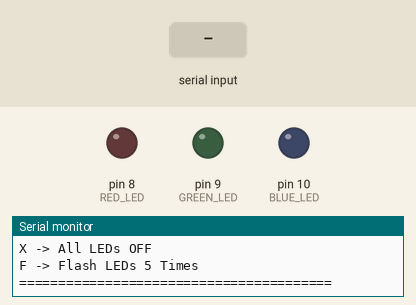
Recording of a sketch running on a simulated Arduino Uno, built with avr-gcc and run on an emulated ATmega328P. On the bench: output pins drawn as LEDs (lit = HIGH), the last lines printed to the serial monitor. Dashed ring = blinking. The test bench sets the inputs (shaded band).

Above: at 1.4 s.
1.5 s: "F" received over Serial
At 1.65 s:
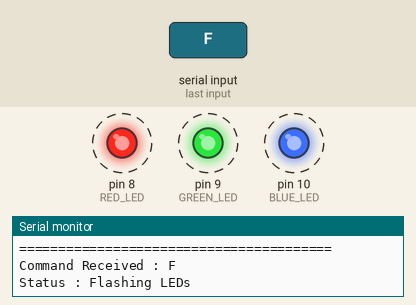
4.5 s: "R" received over Serial
At 5.4 s:
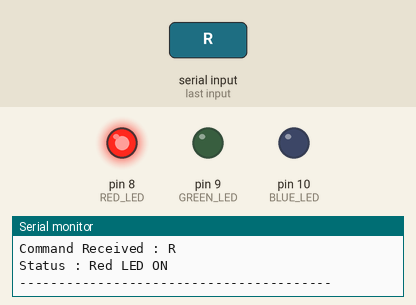
6.0 s: "G" received over Serial
At 6.9 s:
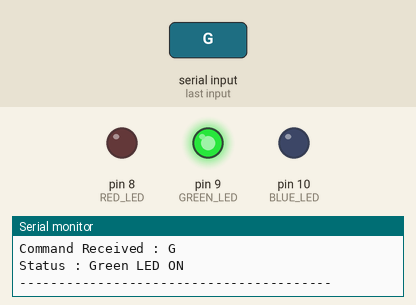
7.5 s: "B" received over Serial
At 8.0 s:
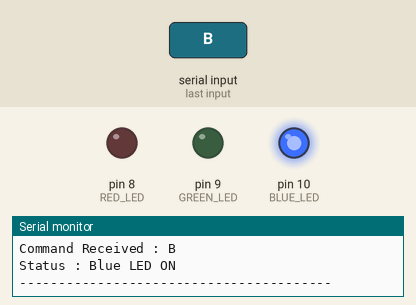
Timing chart, 0 to 10.0 s (numbered marks = the images above; inputs shaded):
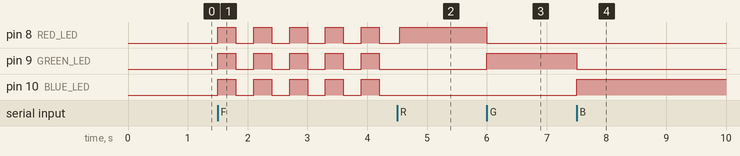

The sketch:

BT_LED_Controller.ino
```cpp
/*
  Project    : Bluetooth LED Controller (Serial Monitor Simulation)
  Question   : Q 31
  Name       : P Meet Kumar
  Roll No.   : IoT 009
  File       : Bluetooth_LED_Controller.ino

  Description:
  This project simulates an HC-05 Bluetooth LED Controller
  using the Arduino Serial Monitor. Commands entered through
  the Serial Monitor control Red, Green and Blue LEDs.
  The same command logic can later be used with an HC-05
  Bluetooth module without changing the application logic.
*/

#define RED_LED    8
#define GREEN_LED  9
#define BLUE_LED   10

char command;

// Initializes the Serial Monitor and LED pins
void setup()
{
  Serial.begin(9600);

  pinMode(RED_LED, OUTPUT);
  pinMode(GREEN_LED, OUTPUT);
  pinMode(BLUE_LED, OUTPUT);

  digitalWrite(RED_LED, LOW);
  digitalWrite(GREEN_LED, LOW);
  digitalWrite(BLUE_LED, LOW);

  Serial.println("========================================");
  Serial.println(" Bluetooth LED Controller");
  Serial.println(" (Serial Monitor Simulation)");
  Serial.println("========================================");
  Serial.println("Available Commands");
  Serial.println("R -> Red LED ON");
  Serial.println("G -> Green LED ON");
  Serial.println("B -> Blue LED ON");
  Serial.println("X -> All LEDs OFF");
  Serial.println("F -> Flash LEDs 5 Times");
  Serial.println("========================================");
}

// Continuously checks for incoming commands
void loop()
{
  if (Serial.available())
  {
    command = toupper(Serial.read());

    // Removes unwanted newline characters
    while (Serial.available())
      Serial.read();

    Serial.print("Command Received : ");
    Serial.println(command);

    // Turns ON the Red LED
    if (command == 'R')
    {
      digitalWrite(RED_LED, HIGH);
      digitalWrite(GREEN_LED, LOW);
      digitalWrite(BLUE_LED, LOW);

      Serial.println("Status : Red LED ON");
    }

    // Turns ON the Green LED
    else if (command == 'G')
    {
      digitalWrite(RED_LED, LOW);
      digitalWrite(GREEN_LED, HIGH);
      digitalWrite(BLUE_LED, LOW);

      Serial.println("Status : Green LED ON");
    }

    // Turns ON the Blue LED
    else if (command == 'B')
    {
      digitalWrite(RED_LED, LOW);
      digitalWrite(GREEN_LED, LOW);
      digitalWrite(BLUE_LED, HIGH);

      Serial.println("Status : Blue LED ON");
    }

    // Turns OFF all LEDs
    else if (command == 'X')
    {
      digitalWrite(RED_LED, LOW);
      digitalWrite(GREEN_LED, LOW);
      digitalWrite(BLUE_LED, LOW);

      Serial.println("Status : All LEDs OFF");
    }

    // Flashes all LEDs five times
    else if (command == 'F')
    {
      Serial.println("Status : Flashing LEDs");

      for (int i = 1; i <= 5; i++)
      {
        digitalWrite(RED_LED, HIGH);
        digitalWrite(GREEN_LED, HIGH);
        digitalWrite(BLUE_LED, HIGH);

        delay(300);

        digitalWrite(RED_LED, LOW);
        digitalWrite(GREEN_LED, LOW);
        digitalWrite(BLUE_LED, LOW);

        delay(300);

        Serial.print("Flash Count : ");
        Serial.println(i);
      }

      Serial.println("Status : Flash Completed");
    }

    // Handles invalid commands
    else
    {
      Serial.println("Invalid Command");
      Serial.println("Use R, G, B, X or F");
    }

    Serial.println("----------------------------------------");
  }
}
```

Measured:
- after the input at 1.5 s, pin 8 (RED_LED), pin 9 (GREEN_LED), pin 10 (BLUE_LED): alternates HIGH for 0.30 s and LOW for 0.30 s, starting at once
- after the input at 4.5 s, pin 8 (RED_LED): LOW → HIGH after 0.05 s
- after the input at 6.0 s, pin 8 (RED_LED): HIGH → LOW at once; pin 9 (GREEN_LED): LOW → HIGH at once
- after the input at 7.5 s, pin 9 (GREEN_LED): HIGH → LOW at once; pin 10 (BLUE_LED): LOW → HIGH at once
